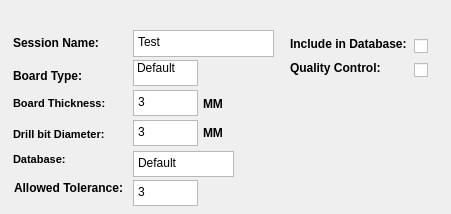
     <widget class="QWidget" name="SSNSettingsWidget" native="true">
      <property name="geometry">
       <rect>
        <x>1050</x>
        <y>400</y>
        <width>451</width>
        <height>214</height>
       </rect>
      </property>
      <property name="styleSheet">
       <string notr="true">
QWidget#SSNSettingsWidget {
    background-color: qlineargradient(
        spread:pad, x1:0, y1:0, x2:0, y2:1,
        stop:0 palette(window), stop:1 palette(window)
    );
    padding: 10px;
    border: 1px solid palette(window);
}

</string>
      </property>
      <widget class="QTextEdit" name="LaddDB">
       <property name="geometry">
        <rect>
         <x>133</x>
         <y>151</y>
         <width>101</width>
         <height>26</height>
        </rect>
       </property>
       <property name="html">
        <string>&lt;!DOCTYPE HTML PUBLIC &quot;-//W3C//DTD HTML 4.0//EN&quot; &quot;http://www.w3.org/TR/REC-html40/strict.dtd&quot;&gt;
&lt;html&gt;&lt;head&gt;&lt;meta name=&quot;qrichtext&quot; content=&quot;1&quot; /&gt;&lt;meta charset=&quot;utf-8&quot; /&gt;&lt;style type=&quot;text/css&quot;&gt;
p, li { white-space: pre-wrap; }
hr { height: 1px; border-width: 0; }
li.unchecked::marker { content: &quot;\2610&quot;; }
li.checked::marker { content: &quot;\2612&quot;; }
&lt;/style&gt;&lt;/head&gt;&lt;body style=&quot; font-family:'Segoe UI'; font-size:9pt; font-weight:400; font-style:normal;&quot;&gt;
&lt;p style=&quot; margin-top:0px; margin-bottom:0px; margin-left:0px; margin-right:0px; -qt-block-indent:0; text-indent:0px;&quot;&gt;Default&lt;/p&gt;&lt;/body&gt;&lt;/html&gt;</string>
       </property>
      </widget>
      <widget class="QLabel" name="label_25">
       <property name="geometry">
        <rect>
         <x>203</x>
         <y>123</y>
         <width>41</width>
         <height>20</height>
        </rect>
       </property>
       <property name="font">
        <font>
         <bold>true</bold>
        </font>
       </property>
       <property name="text">
        <string>MM</string>
       </property>
      </widget>
      <widget class="QLabel" name="label_3">
       <property name="geometry">
        <rect>
         <x>13</x>
         <y>68</y>
         <width>111</width>
         <height>16</height>
        </rect>
       </property>
       <property name="font">
        <font>
         <bold>true</bold>
        </font>
       </property>
       <property name="text">
        <string>Board Type:</string>
       </property>
      </widget>
      <widget class="QTextEdit" name="LSSNname">
       <property name="geometry">
        <rect>
         <x>133</x>
         <y>30</y>
         <width>141</width>
         <height>27</height>
        </rect>
       </property>
       <property name="html">
        <string>&lt;!DOCTYPE HTML PUBLIC &quot;-//W3C//DTD HTML 4.0//EN&quot; &quot;http://www.w3.org/TR/REC-html40/strict.dtd&quot;&gt;
&lt;html&gt;&lt;head&gt;&lt;meta name=&quot;qrichtext&quot; content=&quot;1&quot; /&gt;&lt;meta charset=&quot;utf-8&quot; /&gt;&lt;style type=&quot;text/css&quot;&gt;
p, li { white-space: pre-wrap; }
hr { height: 1px; border-width: 0; }
li.unchecked::marker { content: &quot;\2610&quot;; }
li.checked::marker { content: &quot;\2612&quot;; }
&lt;/style&gt;&lt;/head&gt;&lt;body style=&quot; font-family:'Segoe UI'; font-size:9pt; font-weight:400; font-style:normal;&quot;&gt;
&lt;p style=&quot; margin-top:0px; margin-bottom:0px; margin-left:0px; margin-right:0px; -qt-block-indent:0; text-indent:0px;&quot;&gt;Test&lt;/p&gt;&lt;/body&gt;&lt;/html&gt;</string>
       </property>
      </widget>
      <widget class="QTextEdit" name="LbitDiamtr">
       <property name="geometry">
        <rect>
         <x>133</x>
         <y>120</y>
         <width>65</width>
         <height>26</height>
        </rect>
       </property>
       <property name="html">
        <string>&lt;!DOCTYPE HTML PUBLIC &quot;-//W3C//DTD HTML 4.0//EN&quot; &quot;http://www.w3.org/TR/REC-html40/strict.dtd&quot;&gt;
&lt;html&gt;&lt;head&gt;&lt;meta name=&quot;qrichtext&quot; content=&quot;1&quot; /&gt;&lt;meta charset=&quot;utf-8&quot; /&gt;&lt;style type=&quot;text/css&quot;&gt;
p, li { white-space: pre-wrap; }
hr { height: 1px; border-width: 0; }
li.unchecked::marker { content: &quot;\2610&quot;; }
li.checked::marker { content: &quot;\2612&quot;; }
&lt;/style&gt;&lt;/head&gt;&lt;body style=&quot; font-family:'Segoe UI'; font-size:9pt; font-weight:400; font-style:normal;&quot;&gt;
&lt;p style=&quot; margin-top:0px; margin-bottom:0px; margin-left:0px; margin-right:0px; -qt-block-indent:0; text-indent:0px;&quot;&gt;3&lt;/p&gt;&lt;/body&gt;&lt;/html&gt;</string>
       </property>
      </widget>
      <widget class="QLabel" name="label_23">
       <property name="geometry">
        <rect>
         <x>203</x>
         <y>93</y>
         <width>41</width>
         <height>21</height>
        </rect>
       </property>
       <property name="font">
        <font>
         <bold>true</bold>
        </font>
       </property>
       <property name="text">
        <string>MM</string>
       </property>
      </widget>
      <widget class="QTextEdit" name="LboardThikns">
       <property name="geometry">
        <rect>
         <x>133</x>
         <y>90</y>
         <width>65</width>
         <height>26</height>
        </rect>
       </property>
       <property name="html">
        <string>&lt;!DOCTYPE HTML PUBLIC &quot;-//W3C//DTD HTML 4.0//EN&quot; &quot;http://www.w3.org/TR/REC-html40/strict.dtd&quot;&gt;
&lt;html&gt;&lt;head&gt;&lt;meta name=&quot;qrichtext&quot; content=&quot;1&quot; /&gt;&lt;meta charset=&quot;utf-8&quot; /&gt;&lt;style type=&quot;text/css&quot;&gt;
p, li { white-space: pre-wrap; }
hr { height: 1px; border-width: 0; }
li.unchecked::marker { content: &quot;\2610&quot;; }
li.checked::marker { content: &quot;\2612&quot;; }
&lt;/style&gt;&lt;/head&gt;&lt;body style=&quot; font-family:'Segoe UI'; font-size:9pt; font-weight:400; font-style:normal;&quot;&gt;
&lt;p style=&quot; margin-top:0px; margin-bottom:0px; margin-left:0px; margin-right:0px; -qt-block-indent:0; text-indent:0px;&quot;&gt;3&lt;/p&gt;&lt;/body&gt;&lt;/html&gt;</string>
       </property>
      </widget>
      <widget class="QListWidget" name="BoardList">
       <property name="geometry">
        <rect>
         <x>133</x>
         <y>60</y>
         <width>65</width>
         <height>26</height>
        </rect>
       </property>
       <property name="autoScrollMargin">
        <number>16</number>
       </property>
       <property name="spacing">
        <number>2</number>
       </property>
       <item>
        <property name="text">
         <string>Default</string>
        </property>
       </item>
      </widget>
      <widget class="QLabel" name="label_2">
       <property name="geometry">
        <rect>
         <x>13</x>
         <y>35</y>
         <width>111</width>
         <height>16</height>
        </rect>
       </property>
       <property name="font">
        <font>
         <bold>true</bold>
        </font>
       </property>
       <property name="text">
        <string>Session Name:</string>
       </property>
      </widget>
      <widget class="QLabel" name="label_31">
       <property name="geometry">
        <rect>
         <x>13</x>
         <y>151</y>
         <width>111</width>
         <height>16</height>
        </rect>
       </property>
       <property name="font">
        <font>
         <family>MS Shell Dlg 2</family>
         <pointsize>8</pointsize>
         <bold>true</bold>
        </font>
       </property>
       <property name="text">
        <string>Database:</string>
       </property>
      </widget>
      <widget class="QLabel" name="label_21">
       <property name="geometry">
        <rect>
         <x>13</x>
         <y>95</y>
         <width>111</width>
         <height>16</height>
        </rect>
       </property>
       <property name="font">
        <font>
         <family>MS Shell Dlg 2</family>
         <pointsize>8</pointsize>
         <bold>true</bold>
        </font>
       </property>
       <property name="text">
        <string>Board Thickness:</string>
       </property>
      </widget>
      <widget class="QLabel" name="label_24">
       <property name="geometry">
        <rect>
         <x>13</x>
         <y>126</y>
         <width>111</width>
         <height>16</height>
        </rect>
       </property>
       <property name="font">
        <font>
         <family>MS Shell Dlg 2</family>
         <pointsize>8</pointsize>
         <bold>true</bold>
        </font>
       </property>
       <property name="text">
        <string>Drill bit Diameter:</string>
       </property>
      </widget>
      <widget class="QLabel" name="label_91">
       <property name="geometry">
        <rect>
         <x>290</x>
         <y>36</y>
         <width>121</width>
         <height>16</height>
        </rect>
       </property>
       <property name="font">
        <font>
         <bold>true</bold>
        </font>
       </property>
       <property name="text">
        <string>Include in Database:</string>
       </property>
      </widget>
      <widget class="QLabel" name="label_94">
       <property name="geometry">
        <rect>
         <x>14</x>
         <y>180</y>
         <width>111</width>
         <height>16</height>
        </rect>
       </property>
       <property name="font">
        <font>
         <bold>true</bold>
        </font>
       </property>
       <property name="text">
        <string>Allowed Tolerance:</string>
       </property>
      </widget>
      <widget class="QTextEdit" name="LbitDiamtr_2">
       <property name="geometry">
        <rect>
         <x>133</x>
         <y>180</y>
         <width>65</width>
         <height>26</height>
        </rect>
       </property>
       <property name="html">
        <string>&lt;!DOCTYPE HTML PUBLIC &quot;-//W3C//DTD HTML 4.0//EN&quot; &quot;http://www.w3.org/TR/REC-html40/strict.dtd&quot;&gt;
&lt;html&gt;&lt;head&gt;&lt;meta name=&quot;qrichtext&quot; content=&quot;1&quot; /&gt;&lt;meta charset=&quot;utf-8&quot; /&gt;&lt;style type=&quot;text/css&quot;&gt;
p, li { white-space: pre-wrap; }
hr { height: 1px; border-width: 0; }
li.unchecked::marker { content: &quot;\2610&quot;; }
li.checked::marker { content: &quot;\2612&quot;; }
&lt;/style&gt;&lt;/head&gt;&lt;body style=&quot; font-family:'Segoe UI'; font-size:9pt; font-weight:400; font-style:normal;&quot;&gt;
&lt;p style=&quot; margin-top:0px; margin-bottom:0px; margin-left:0px; margin-right:0px; -qt-block-indent:0; text-indent:0px;&quot;&gt;3&lt;/p&gt;&lt;/body&gt;&lt;/html&gt;</string>
       </property>
      </widget>
      <widget class="QCheckBox" name="checkBox">
       <property name="geometry">
        <rect>
         <x>408</x>
         <y>36</y>
         <width>20</width>
         <height>20</height>
        </rect>
       </property>
       <property name="layoutDirection">
        <enum>Qt::LayoutDirection::RightToLeft</enum>
       </property>
       <property name="text">
        <string/>
       </property>
      </widget>
      <widget class="QLabel" name="label_95">
       <property name="geometry">
        <rect>
         <x>290</x>
         <y>60</y>
         <width>121</width>
         <height>16</height>
        </rect>
       </property>
       <property name="font">
        <font>
         <bold>true</bold>
        </font>
       </property>
       <property name="text">
        <string>Quality Control:</string>
       </property>
      </widget>
      <widget class="QCheckBox" name="checkBox_2">
       <property name="geometry">
        <rect>
         <x>408</x>
         <y>60</y>
         <width>20</width>
         <height>20</height>
        </rect>
       </property>
       <property name="layoutDirection">
        <enum>Qt::LayoutDirection::RightToLeft</enum>
       </property>
       <property name="text">
        <string/>
       </property>
      </widget>
     </widget>
